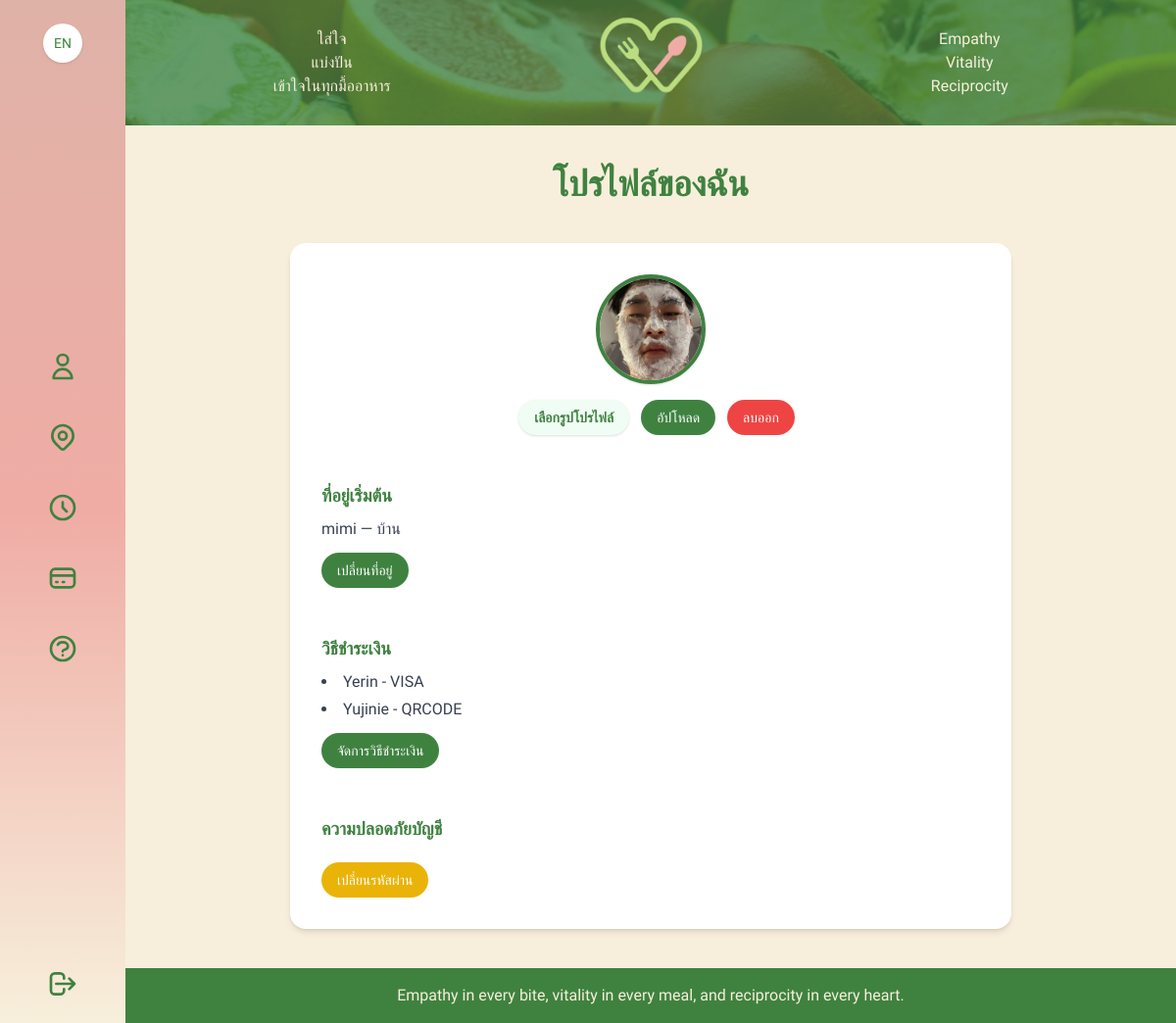
The page /profile/ (signed in) on the database as committed earlier.
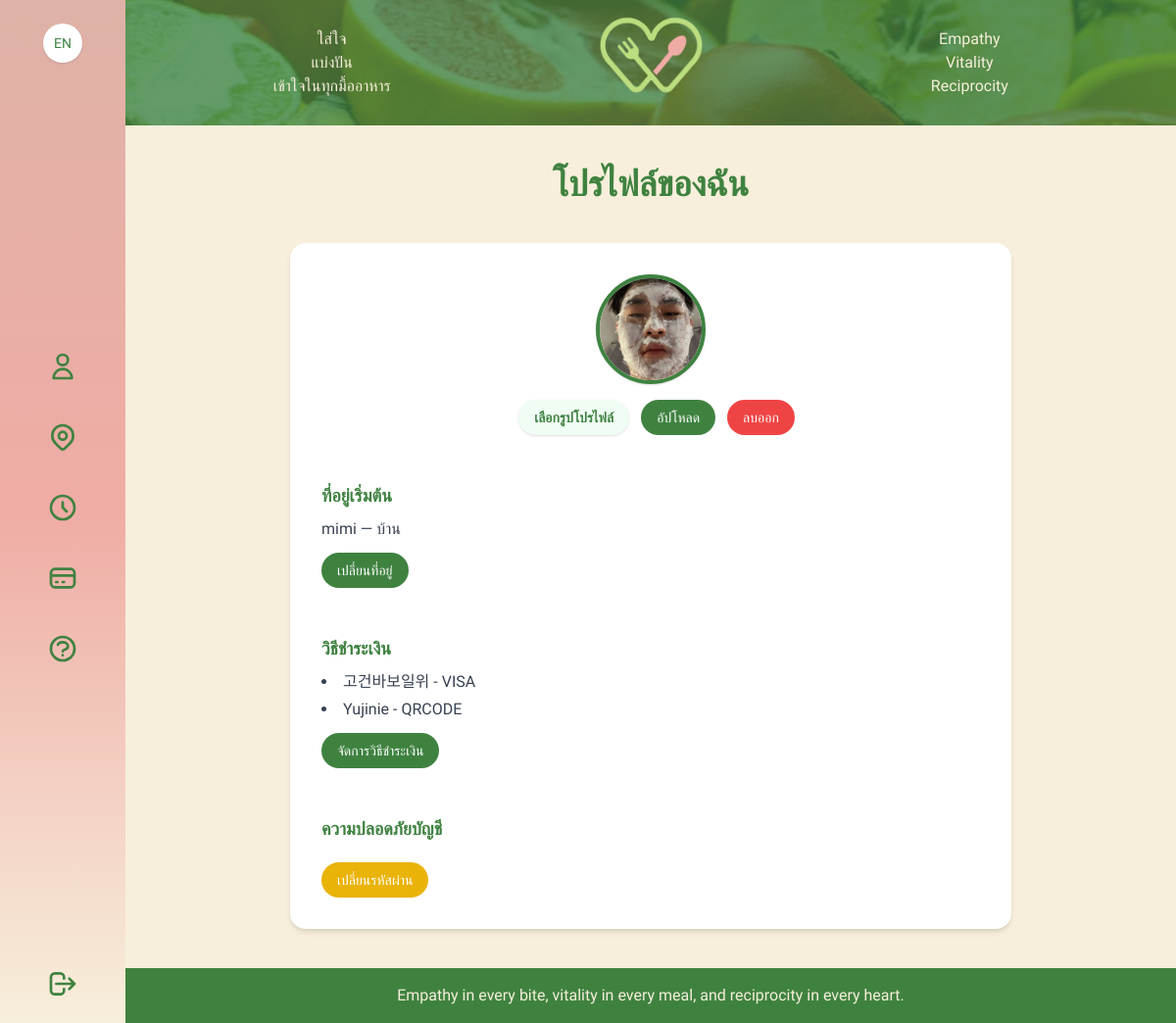
The same page on the database as committed later.
### myapp/models.py (models this page shows, shortened)
class PaymentMethod(models.Model):
    user    = models.ForeignKey(User, on_delete=models.CASCADE, related_name='payment_methods')
    name    = models.CharField("ชื่อบัตร/บัญชี", max_length=50)
    details = models.CharField("รายละเอียด", max_length=255)

### myapp/views.py (the view, shortened to what this page needs)
# urls.py: path('profile/', views.profile, name='profile'),
@login_required
def profile(request):
    profile = request.user.profile
    default_address = Address.objects.filter(
        user=request.user, is_default=True
    ).first()
    return render(request, 'profile.html', {
        'default_address': default_address,
        'profile': profile,
    })

### myapp/models.py (called while the page is built)
    def __str__(self):
        return f"{self.user.username} — {self.label or self.full_address[:30]}"

### myapp/templates/profile.html (shortened to what this page needs)
{% extends 'base.html' %}
{% load static %}
{% load i18n %}
{% block content %}
<div class="container mx-auto px-4 py-10 max-w-3xl">
  <h1 class="text-4xl font-bold text-[#3F8240] mb-10 text-center">
    {% trans "My Profile" %}
  </h1>
  <div class="bg-white rounded-2xl shadow-md p-8 space-y-12">
    <div class="flex flex-col items-center space-y-4">
      {% if profile.image %}
        <img src="{{ profile.image.url }}"
             class="w-28 h-28 rounded-full object-cover border-4 border-[#3F8240] shadow"
             alt="{% trans 'Profile Picture' %}">
      {% else %}
        <div class="w-28 h-28 rounded-full bg-green-100 flex items-center justify-center text-4xl text-[#3F8240] font-bold shadow">
          {{ user.username|first|upper }}
        </div>
      {% endif %}
      <form method="POST" enctype="multipart/form-data" class="flex items-center space-x-3">
        <label for="id_image"
               class="cursor-pointer bg-[#f0fdf4] text-[#3F8240] px-4 py-2 rounded-full shadow hover:bg-[#e2faea] transition font-semibold text-sm">
          {% trans "Choose Profile Picture" %}
        </label>
        <button name="upload_image" value="1" type="submit"
                class="bg-[#3F8240] hover:bg-[#2a5a2b] text-white text-sm px-4 py-2 rounded-full transition">
          {% trans "Upload" %}
        </button>
        {% if profile.image %}
          <button name="remove_image" value="1" type="submit"
                  class="bg-red-500 hover:bg-red-600 text-white text-sm px-4 py-2 rounded-full transition">
            {% trans "Remove" %}
          </button>
        {% endif %}
      </form>
    </div>
    <div>
      <h3 class="text-lg font-semibold text-[#3F8240] mb-2">{% trans "Default Address" %}</h3>
      {% if default_address %}
        <p class="text-gray-700">{{ default_address }}</p>
      {% else %}
        <p class="text-gray-400 italic">{% trans "No default address set." %}</p>
      {% endif %}
      <a href="{% url 'address_list' %}" class="inline-block mt-3 bg-[#3F8240] hover:bg-[#2a5a2b] text-white px-4 py-2 rounded-full text-sm">
        {% trans "Change Address" %}
      </a>
    </div>
    <div>
      <h3 class="text-lg font-semibold text-[#3F8240] mb-2">{% trans "Payment Methods" %}</h3>
      {% if user.payment_methods.exists %}
        <ul class="list-disc list-inside text-gray-700 space-y-1">
          {% for payment in user.payment_methods.all %}
            <li>{{ payment.name }} - {{ payment.details }}</li>
          {% endfor %}
        </ul>
      {% else %}
        <p class="text-gray-400 italic">{% trans "No payment methods added yet." %}</p>
      {% endif %}
      <a href="{% url 'payment_methods' %}" class="inline-block mt-3 bg-[#3F8240] hover:bg-[#2a5a2b] text-white px-4 py-2 rounded-full text-sm">
        {% trans "Manage Payment Methods" %}
      </a>
    </div>
    <div>
      <h3 class="text-lg font-semibold text-[#3F8240] mb-2">{% trans "Account Security" %}</h3>
      <a href="{% url 'password_change' %}" class="inline-block mt-3 bg-yellow-500 hover:bg-yellow-600 text-white px-4 py-2 rounded-full text-sm">
        {% trans "Change Password" %}
      </a>
    </div>
  </div>
</div>
{% endblock %}

Rows that differ between the two databases and show on the page:
changed PaymentMethod "VISA": name "Yerin" → "고건바보일위"
